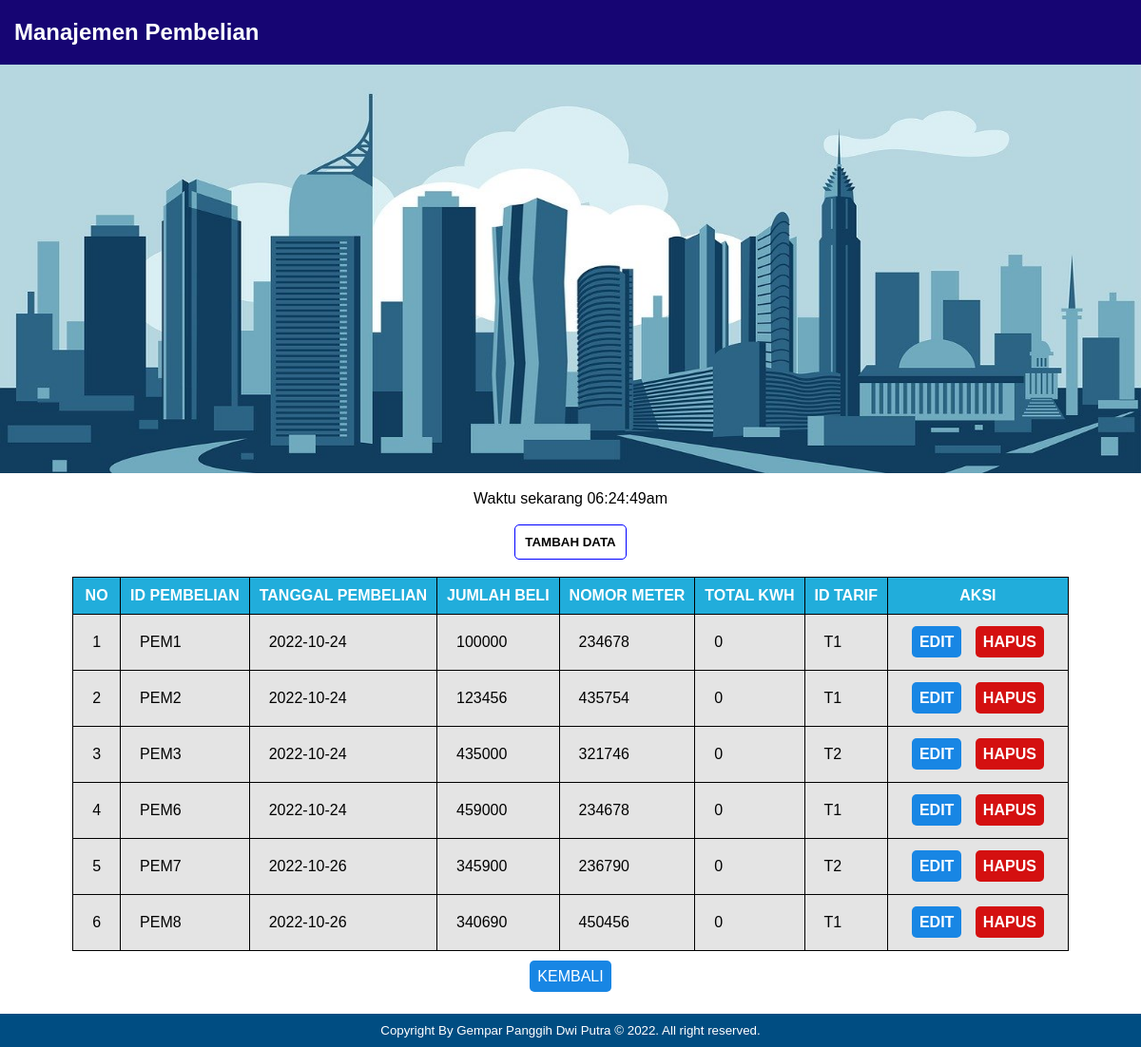
The app's page /pembelian/bacapembelian.php with its own data.
### tables this page shows
CREATE TABLE `pembelian` (
  `id` varchar(10) NOT NULL,
  `tanggal` date NOT NULL,
  `jumlahbeli` int(10) NOT NULL,
  `nometer` int(10) NOT NULL,
  `totalkwh` float NOT NULL,
  `idtarif` varchar(10) NOT NULL
);

### pembelian/bacapembelian.php (the view, shortened to what this page needs)
<?php
		include '../koneksi.php';
?>
<!DOCTYPE html>
<html>
<head>
	<link rel="stylesheet" type="text/css" href="../styles/form.css">
</head>
<body>
	<div class="bekgron">
		<h2>Manajemen Pembelian</h2>
	</div>
	<div class="gambar">
	</div>
	<br>
		<center>
			<?php
				echo "Waktu sekarang ". date("h:i:sa");
			?><br><br>
			<input type="button" value="TAMBAH DATA" onclick="location.href='tambahpembelian.php'">
		</center>
		<br>
		<center>
		<table border="0" cellpadding="10">
			<div class="biru">
			<tr>
				<th>NO</th>
				<th>ID PEMBELIAN</th>
				<th>TANGGAL PEMBELIAN</th>
				<th>JUMLAH BELI</th>
				<th>NOMOR METER</th>
				<th>TOTAL KWH</th>
				<th>ID TARIF</th>
				<th>AKSI</th>
			</tr>
			</div>
			<?php
				$no=1;
				$sql="SELECT * FROM pembelian";
				$query= mysqli_query($db_link,$sql);
				while ($data = mysqli_fetch_array($query))
				{
					?>
					<tr>
						<td><?php echo "$no"; ?></td>
						<td><?php echo "$data[id]"; ?></td>
						<td><?php echo "$data[tanggal]"; ?></td>
						<td><?php echo "$data[jumlahbeli]"; ?></td>
						<td><?php echo "$data[nometer]"; ?></td>
						<td><?php echo "$data[totalkwh]"; ?></td>
						<td><?php echo "$data[idtarif]"; ?></td>
						<td>
							<a class="edit" href="editpembelian.php?id=<?php echo"$data[id]"; ?>">EDIT</a>
							<a class="hapus" href="hapuspembelian.php?id=<?php echo"$data[id]"; ?>" onclick="return confirm('YAKINNN !!!')">HAPUS</a>
						</td>
					</tr>
					<?php
					$no++;
				}
			?>
		</table><br>
		<a class="tombol" href="../index.php">KEMBALI</a>
		</center>
		<div class="footer">
		Copyright By Gempar Panggih Dwi Putra &copy; 2022. All right reserved.
		</div>
</body>
</html>

### styles/form.css (style rules this page uses)
body { margin: auto; font-family: arial; }
.bekgron { width: 100%; overflow: hidden; background: #160573; }
.bekgron h2 { margin-left: 15px; color: white; }
table { border-collapse: collapse; }
table tr th { background: #21addb; color: white; border: 1px solid black; }
table tr td { background: #e4e4e4; border: 1px solid black; padding: 20px; }
input { background: #ffffff; padding: 10px; color: rgb(0, 0, 0); border-radius: 5px; border: 1px solid blue; font-weight: bold; cursor: pointer; }
.biru { background: #1387ad; }
.gambar { width: 100%; height: 430px; margin: auto; background: url(../img/kotabiru.jpg); background-size: 100% 100%; }
.footer { width: 100%; background-color: #004d82; text-align: center; font-size: 10pt; color: white; padding-top: 10px; padding-bottom: 10px; margin-top: 30px; }
a { text-decoration: none; }
.edit { background: #1886e4; margin: 5px; padding: 8px; color: white; border-radius: 5px; font-weight: bold; }
.hapus { background: #d41010; margin: 5px; padding: 8px; color: white; border-radius: 5px; font-weight: bold; }
.tombol { background: #1886e4; padding: 8px; border-radius: 5px; color: white; }

### records on screen
pembelian: id "PEM1", tanggal "2022-10-24", jumlahbeli "100000", nometer "234678", totalkwh "0", idtarif "T1"
pembelian: id "PEM2", tanggal "2022-10-24", jumlahbeli "123456", nometer "435754", totalkwh "0", idtarif "T1"
pembelian: id "PEM3", tanggal "2022-10-24", jumlahbeli "435000", nometer "321746", totalkwh "0", idtarif "T2"
pembelian: id "PEM6", tanggal "2022-10-24", jumlahbeli "459000", nometer "234678", totalkwh "0", idtarif "T1"
pembelian: id "PEM7", tanggal "2022-10-26", jumlahbeli "345900", nometer "236790", totalkwh "0", idtarif "T2"
pembelian: id "PEM8", tanggal "2022-10-26", jumlahbeli "340690", nometer "450456", totalkwh "0", idtarif "T1"
